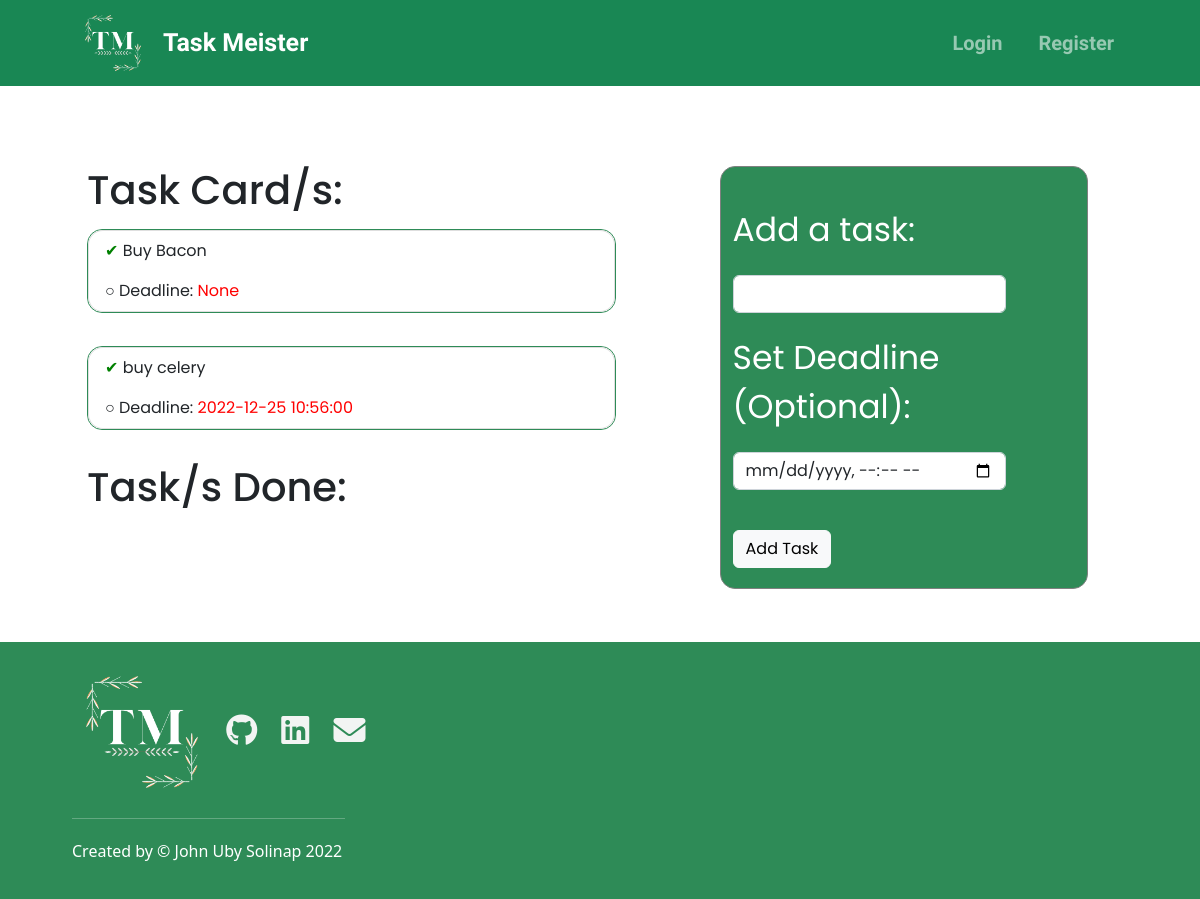
The app's page /tasks/1/1/, older data.
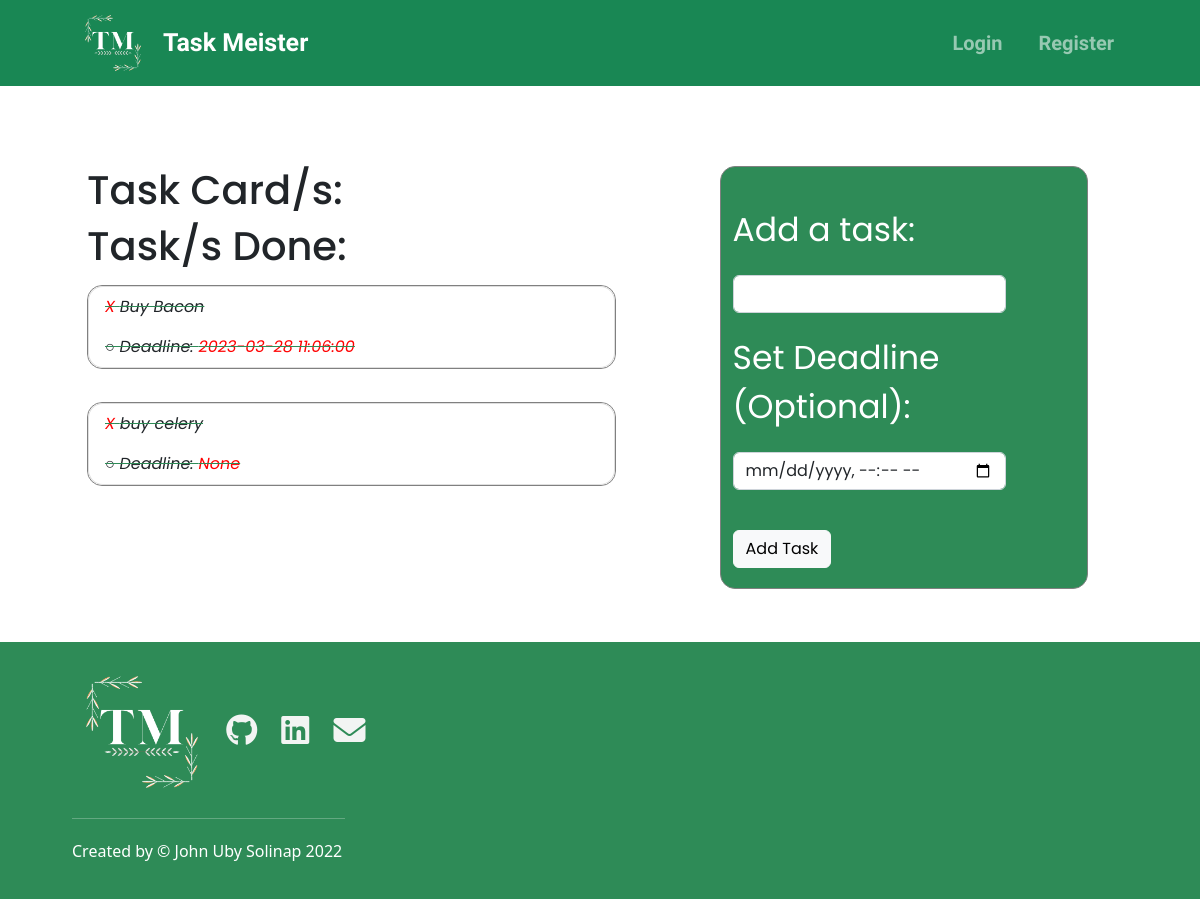
The same page, newer data.
### main.py (models this page shows)
class Task(db.Model):
    __tablename__ = "task"
    id = db.Column(db.Integer, primary_key=True)
    task = db.Column(db.String(100), nullable=False)
    start_date = db.Column(db.String(100), nullable=False)
    end_date = db.Column(db.String(100))
    task_list_id = db.Column(db.Integer, db.ForeignKey("task-lists.id"))
    task_title = relationship("TaskList", back_populates="task_data")

class TaskDone(db.Model):
    __tablename__ = "finished"
    id = db.Column(db.Integer, primary_key=True)
    task = db.Column(db.String(100), nullable=False)
    end_date = db.Column(db.String(100))
    task_list_id = db.Column(db.Integer, db.ForeignKey("task-lists.id"))
    task_list_data = relationship("TaskList", back_populates="done_task")

### main.py (the view, shortened to what this page needs)
@app.route('/tasks/<int:index>/<taskname>/', methods=["GET", "POST"])
def add_task(index, taskname):
    form = TaskForm()
    selected_task = TaskList.query.get(index)
    tasks = db.session.query(Task).filter(Task.task_list_id == index)
    finished_tasks = db.session.query(TaskDone).filter(TaskDone.task_list_id == index)
    return render_template("task.html", form=form, current_user=current_user, task=selected_task, tasks=tasks, finished=finished_tasks)

### forms.py
class TaskForm(FlaskForm):
    task = StringField("Add a task:", validators=[DataRequired()])
    end_date = DateTimeLocalField("Set Deadline (Optional):", format='%Y-%m-%dT%H:%M', validators=[Optional()])
    submit = SubmitField("Add Task")

### templates/task.html (shortened to what this page needs)
<!DOCTYPE html>
<html lang="en">
<head>
  {% include "header.html" %}
  {% import "bootstrap/wtf.html" as wtf %}
</head>
<body>
    <section class="main-section" id="add-task">
      <div class="container">
        <div class="row">
          <div class="task-list col-lg-6">
              <h1>Task Card/s:</h1>
              {% for task in tasks %}
              <ul class="list-group tl-group">
                  <li class="list-group-item single-task border-bottom-0 list-group-task"><a href="{{ url_for('task_done', task_index=task.task_list_id, delete_index=task.id) }}" class="check-task"> ✔</a> {{ task.task }}</li>
                  <li class="list-group-item single-task list-group-task">○ Deadline: <span class="deadline">{{ task.end_date }}</span></li>
              </ul>
              <hr class="hidden">
              {% endfor %}
              <h1>Task/s Done:</h1>
              {% for finished_task in finished %}
              <ul class="list-group finished-task">
                  <li class="list-group-item single-task border-bottom-0"><a href="{{ url_for('delete_task', task_index=finished_task.task_list_id, delete_index=finished_task.id) }}" class="remove-task"> X</a> {{ finished_task.task }}</li>
                  <li class="list-group-item single-task">○ Deadline: <span class="deadline">{{ finished_task.end_date }}</span></li>
              </ul>
              <hr class="hidden">
              {% endfor %}
          </div>
          <div class="mx-auto at-form form-inputs col-lg-4">
           {{ wtf.quick_form(form, novalidate=True, button_map={"submit": "light"}) }}
          </div>
        </div>
      </div>
    </section>
{% include "footer.html" %}

### templates/header.html (shortened to what this page needs)
<!DOCTYPE html>
<html lang="en">
<head>
  <link href="{{ url_for('static', filename='css/style.css') }}" rel="stylesheet" />
  <link href="https://cdn.jsdelivr.net/npm/bootstrap@5.2.1/dist/css/bootstrap.min.css" rel="stylesheet">
</head>
<body>
        <nav class="navbar navbar-expand-lg navbar-dark bg-success" id="mainNav">
            <div class="container px-4 px-lg-5">
                <a href="{{ url_for('home') }}"><img class="logo" src="{{ url_for('static', filename='images/T.png') }}"></a>
                <p class="nav-name">Task Meister</p>
                <div class="collapse navbar-collapse" id="navbarResponsive">
                    <ul class="navbar-nav ms-auto py-4 py-lg-0">
                        {% if not current_user.is_authenticated %}
                        <li class="nav-item"><a class="nav-link" href="{{ url_for('login') }}">Login</a></li>
                        <li class="nav-item"><a class="nav-link" href="{{ url_for('register') }}">Register</a></li>
                        {% else %}
                        <li class="nav-item"><a class="nav-link" href="{{ url_for('home') }}">Logout</a></li>
                        <li class="nav-item"><a class="nav-link" href="{{ url_for('task_list_page') }}">My Lists</a></li>
                        {% endif %}
                    </ul>
                </div>
            </div>
        </nav>
</body>
</html>

### templates/footer.html (shortened to what this page needs)
<footer id="footer">
    <div class="container">
        <div class="row">
            <div class="links col-lg-6">
                <img class="footer-logo" src="{{ url_for('static', filename='images/T.png') }}">
                <a class="icons fa-2xl" href="https://github.com/UbySolinap/Task-Manager"><i class="fa-brands fa-github"></i></a>
                <a class="icons fa-2xl" href="https://www.linkedin.com/in/john-uby-solinap-454348201/"><i class="fa-brands fa-linkedin"></i></a>
                <a class="icons fa-2xl" href="mailto: dimitri.test06@gmail.com"><i class="fa-solid fa-envelope"></i></a>
                <hr class="footer-hr">
                <p class="copyright">Created by © John Uby Solinap 2022</p>
            </div>
        </div>
    </div>
</footer>
</body>
</html>

### static/css/style.css (style rules this page uses)
.main-section { font-family: 'Poppins'; padding: 80px 20px 53px 75px; }
.navbar { font-family: 'Amiri'; font-weight: 700; font-size: 20px; }
.nav-item { padding-left: 20px; }
.logo { width: 70px; height: 70px; }
.nav-name { color: white; margin: 15px; font-size: 25px; }
input[type=text], input[type=password], input[type=datetime-local] { width: 80%; margin: 20px 0px; }
.form-inputs { font-family: 'Poppins'; font-size: 25px; }
.deadline { color: red; }
.remove-task { text-decoration: none; color: red; }
.hidden { color: white; }
.finished-task { font-style: italic; text-decoration: line-through #2E8B57; width: auto; margin-top: 15px; border-radius: 15px!important;; border: 1.5px solid gray; }
.at-form { background-color: #2E8B57; color: white; border-radius: 15px; border: 1.5px solid gray; padding-top: 30px; font-size: 33px; max-height: 500px; }
input[type=submit] { margin: 20px 0px; }
#footer { padding-bottom: 20px; padding-top: 20px; padding-left: 60px; background-color: #2E8B57; color: white; }
.footer-hr { width: 50%; }
.icons { margin: 10px; color: #f2f4f3; }
.copyright { margin-top: 20px; }
.footer-logo { width: 140px; height: 140px; }

Row changes from the older to the newer data that the page shows:
removed Task: task "Buy Bacon", end_date "None"
removed Task: task "buy celery", end_date "2022-12-25 10:56:00"
added TaskDone: task "Buy Bacon", end_date "2023-03-28 11:06:00"
added TaskDone: task "buy celery", end_date "None"
